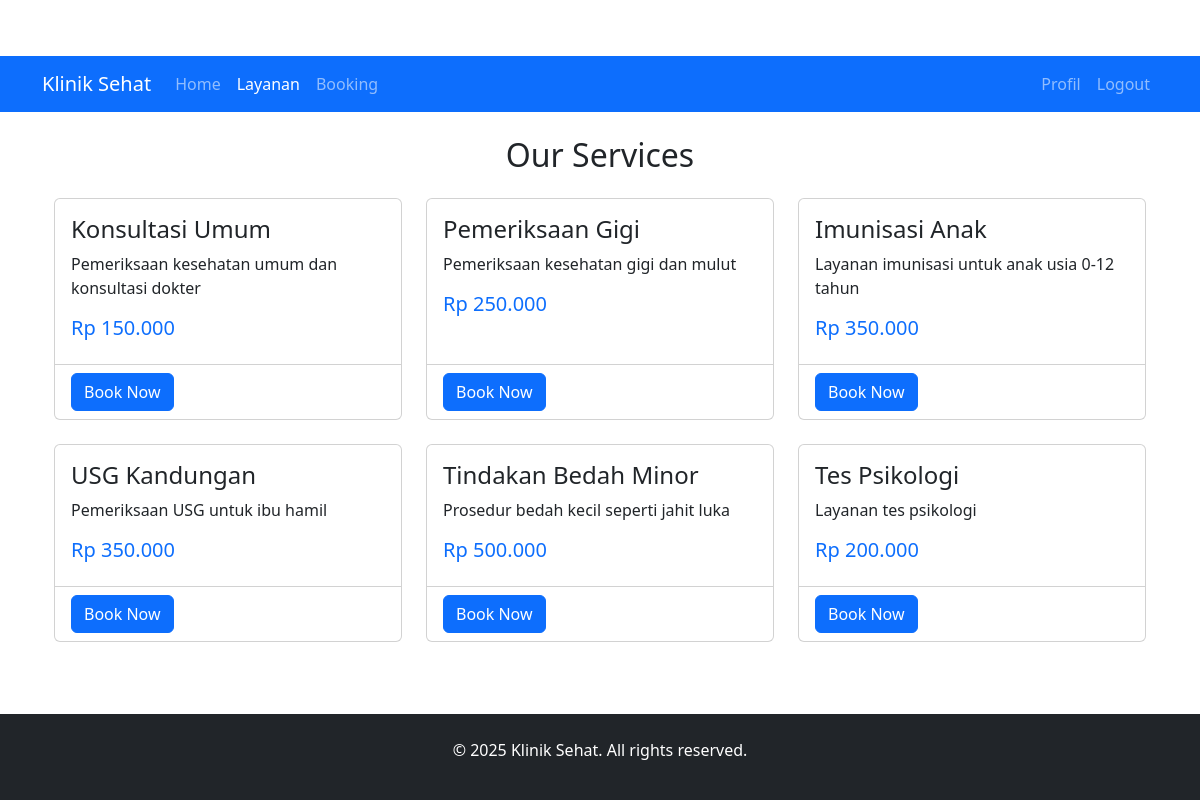
Page /klinik/services.php (signed in) on the committed database.
### tables this page shows
CREATE TABLE `services` (
  `id` int(11) NOT NULL,
  `name` varchar(100) NOT NULL,
  `description` text DEFAULT NULL,
  `price` decimal(10,2) NOT NULL
);

### klinik/services.php (the view, shortened to what this page needs)
<?php
require_once 'config/database.php';
$stmt = $pdo->query("SELECT * FROM services");
$services = $stmt->fetchAll();
include 'includes/header.php';
?>
<div class="container mt-4">
    <h2 class="text-center mb-4">Our Services</h2>
    <div class="row">
        <?php foreach ($services as $service): ?>
        <div class="col-md-4 mb-4">
            <div class="card h-100">
                <div class="card-body">
                    <h4 class="card-title"><?php echo $service['name']; ?></h4>
                    <p class="card-text"><?php echo $service['description']; ?></p>
                    <h5 class="text-primary">Rp <?php echo number_format($service['price'], 0, ',', '.'); ?></h5>
                </div>
                <div class="card-footer bg-transparent">
                    <a href="booking.php?service=<?php echo $service['id']; ?>" class="btn btn-primary">Book Now</a>
                </div>
            </div>
        </div>
        <?php endforeach; ?>
    </div>
</div>
<?php include 'includes/footer.php'; ?>

### klinik/assets/style.css (style rules this page uses)
body { padding-top: 56px; }

### rows in the picture
services: name "Konsultasi Umum", description "Pemeriksaan kesehatan umum dan konsultasi dokter", price "150.000"
services: name "Pemeriksaan Gigi", description "Pemeriksaan kesehatan gigi dan mulut", price "250.000"
services: name "Imunisasi Anak", description "Layanan imunisasi untuk anak usia 0-12 tahun", price "350.000"
services: name "USG Kandungan", description "Pemeriksaan USG untuk ibu hamil", price "350.000"
services: name "Tindakan Bedah Minor", description "Prosedur bedah kecil seperti jahit luka", price "500.000"
services: name "Tes Psikologi", description "Layanan tes psikologi", price "200.000"
